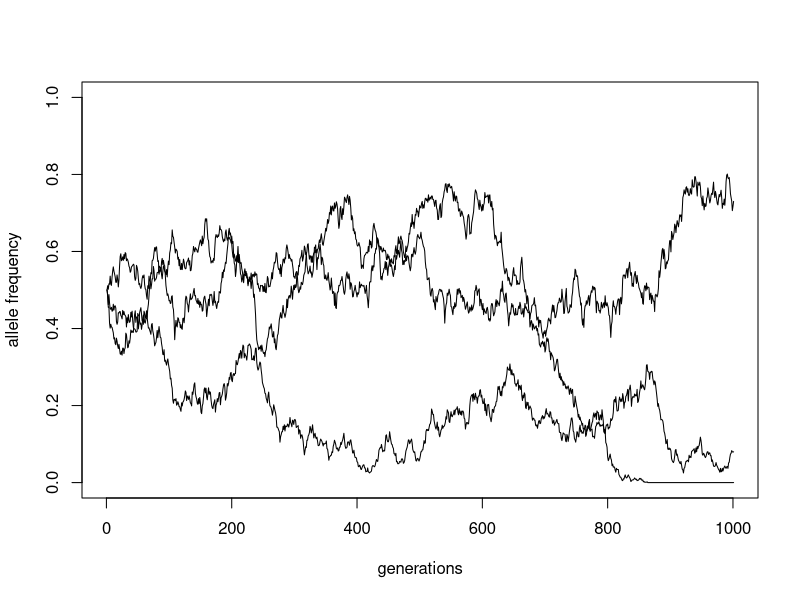
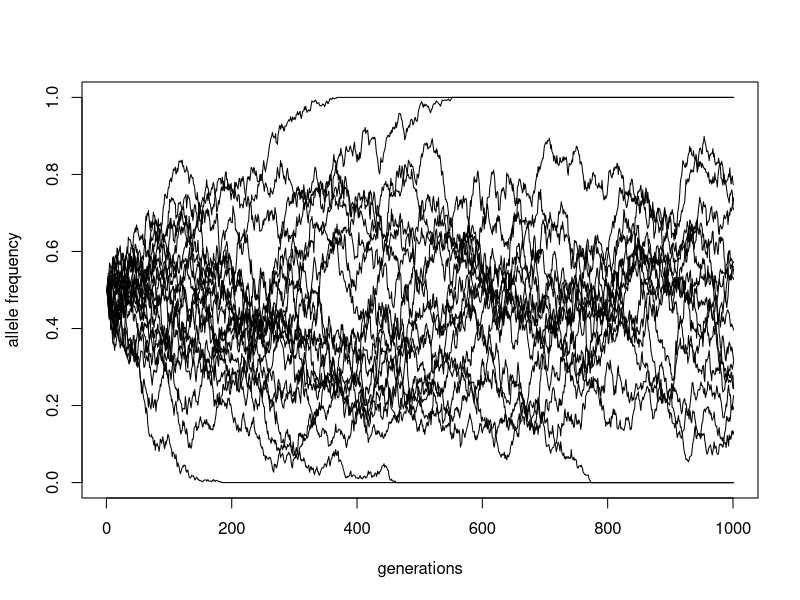

The R script that drew these images, in order:
## ---- chunk 1
simulate_trajectory <- function(p_init, generations, Ne) {
  trajectory <- c(p_init)

  # for each generation...
  for (gen in seq_len(generations)) {
    # ... based on the allele frequency in the current generation...
    p_current <- trajectory[gen]
    # ... compute the frequency in the next generation...
    n_next <- rbinom(Ne, 1, p_current)
    p_next <- sum(n_next) / Ne
    # ... and save it in the trajectory vector
    trajectory[gen + 1] <- p_next
  }
  
  return(trajectory)
}

traj1 <- simulate_trajectory(p_init = 0.5, generations = 1000, Ne = 1000)
traj2 <- simulate_trajectory(p_init = 0.5, generations = 1000, Ne = 1000)
traj3 <- simulate_trajectory(p_init = 0.5, generations = 1000, Ne = 1000)

plot(traj1, type = "l", xlim = c(1, 1000), ylim = c(0, 1), xlab = "generations", ylab = "allele frequency")
lines(traj2)
lines(traj3)
## ---- chunk 2
n_reps <- 20

traj_list <- lapply(
  1:n_reps,
  function(i) simulate_trajectory(p_init = 0.5, generations = 1000, Ne = 1000)
)

# create an empty plot (we have to specify the boundaries and other parameters!)
plot(NULL, type = "l", xlim = c(1, 1000), ylim = c(0, 1), xlab = "generations", ylab = "allele frequency")

# then overlay all trajectories in an automated way
for (traj in traj_list) {
  lines(traj)
}
